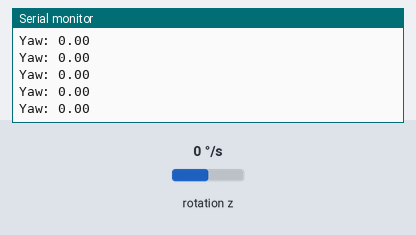
This sketch was run on a simulated Arduino Uno, built with avr-gcc and run on an emulated ATmega328P. Parts: the last lines printed to the serial monitor. Wiring (inferred from the names in the program): MPU-6050 motion sensor at I2C address 0x68. The test bench sets the inputs (shaded band); at power-on: rotation z 0 °/s.

Above: at 1.2 s.
1.3 s: rotation z set to -100 °/s
At 2.4 s:
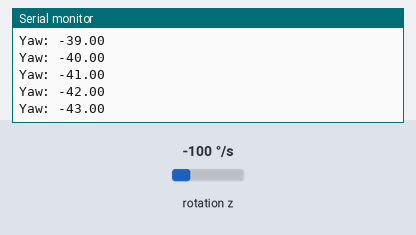
4.3 s: rotation z set to 100 °/s
At 5.3 s:
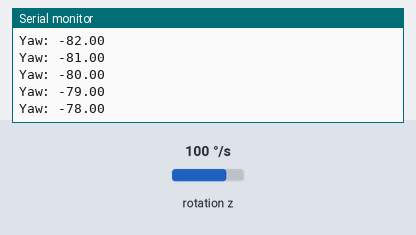
7.3 s: rotation z set to 192 °/s
At 8.0 s:
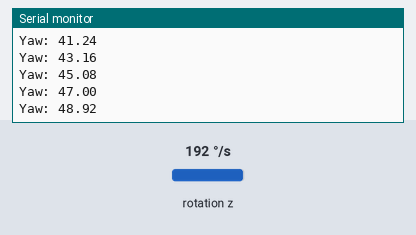
Timing chart, 0 to 10.3 s (numbered marks = the images above; inputs shaded):
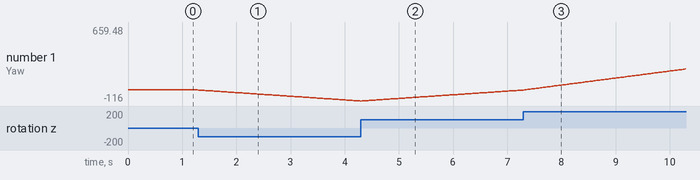

Measured:
- after the input at 1.3 s, the serial monitor: prints a new line at once (image 1)
- plotted number 1: 0 → -116 after the input at 1.3 s

The sketch:

Task-10.5.ino
```cpp
#include <Wire.h>

#define MPU6050_ADDR          0x68
#define PWR_MGMT_1            0x6B
#define GYRO_XOUT_H           0x43

void setup() {
  Serial.begin(9600);
  Wire.begin();

  Wire.beginTransmission(MPU6050_ADDR);
  Wire.write(PWR_MGMT_1);
  Wire.write(0);
  Wire.endTransmission();
}

void loop() {
  int gyroyaw = readGyroYaw();
  float yawRate = gyroyaw / 131.0;

  static float yaw = 0;
  yaw += yawRate * 0.01;

  Serial.print("Yaw: ");
  Serial.println(yaw);

  delay(25);
}

int readGyroYaw() {
  Wire.beginTransmission(MPU6050_ADDR);
  Wire.write(GYRO_XOUT_H + 4);
  Wire.endTransmission(false);

  Wire.requestFrom(MPU6050_ADDR, 2, true);
  int16_t gyroYaw = Wire.read() << 8 | Wire.read();

  return gyroYaw;
}
```
